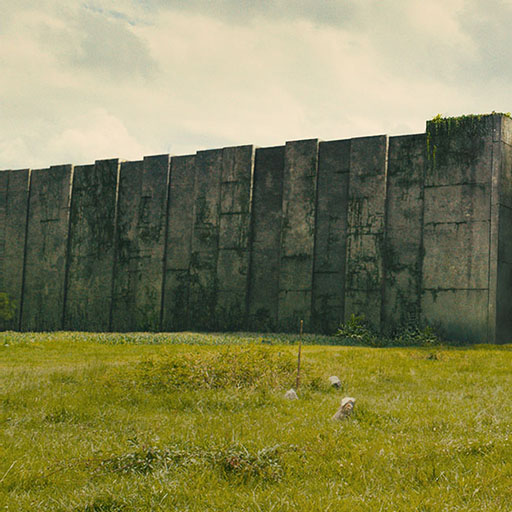
%> input picture HW3/inputs/mzrun_color_512.jpg, 512 x 512 px
$ octave Q2_5.m   (GNU Octave 9; MATLAB toolbox functions it lacks are replaced by stand-ins)
%> lines starting %> are read from the running program, lines starting %| are printed output that depends on the picture
filename='inputs/mzrun_color_512.jpg';

im = imread(filename);
%> im is the input picture: size 512x512x3 uint8; mean R, G, B 130.1, 129.5, 84.9

hsv_im = rgb2hsv(im);
%> hsv_im: size 512x512x3 double; mean H, S, V 0.201, 0.394, 0.526
intensity_hsv_im = hsv_im(:,:,3);
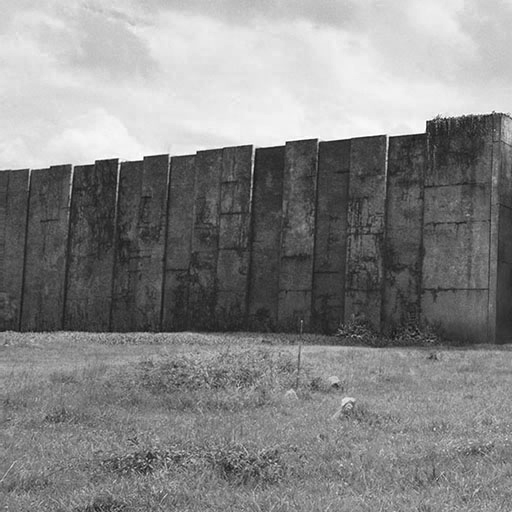
%> intensity_hsv_im: size 512x512 double; min 0.051, max 1, mean 0.526
histeq_hsv = histeq(intensity_hsv_im);
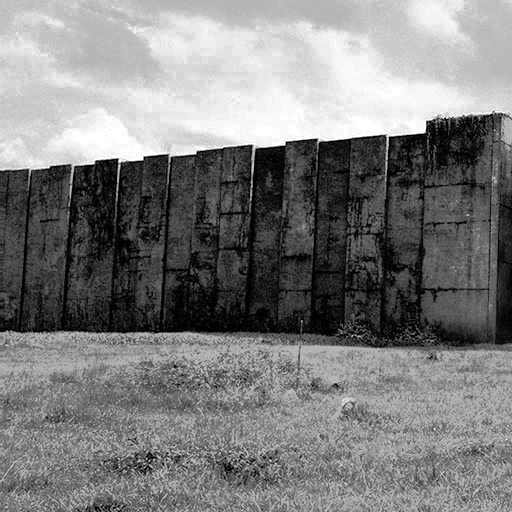
%> histeq_hsv: size 512x512 double; min 0, max 1, mean 0.495
imadjust_hsv = imadjust(intensity_hsv_im);
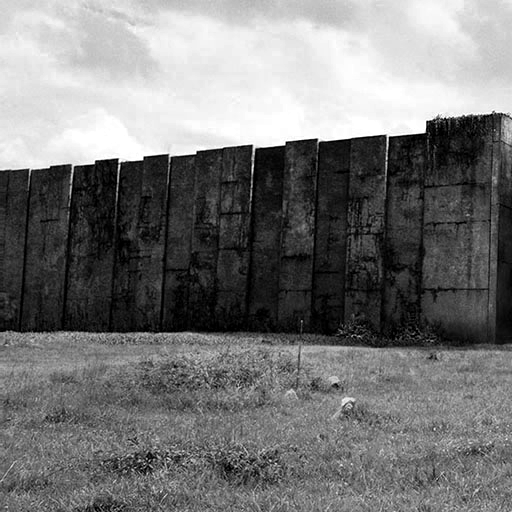
%> imadjust_hsv: size 512x512 double; min 0, max 1, mean 0.468

res_histeq_hsv = zeros(size(hsv_im),'like',hsv_im);
%> res_histeq_hsv: size 512x512x3 double; every value is 0
res_histeq_hsv(:,:,1:2)=hsv_im(:,:,1:2);
%> res_histeq_hsv: size 512x512x3 double; mean H, S, V 0.201, 0.394, 0
res_histeq_hsv(:,:,3)=histeq_hsv;
%> res_histeq_hsv: size 512x512x3 double; mean H, S, V 0.201, 0.394, 0.495

res_imadjust_hsv =  zeros(size(hsv_im),'like',hsv_im);
res_imadjust_hsv(:,:,1:2)=hsv_im(:,:,1:2);
res_imadjust_hsv(:,:,3)=imadjust_hsv;
%> res_imadjust_hsv: size 512x512x3 double; mean H, S, V 0.201, 0.394, 0.468

res_imadjust = hsv2rgb(res_imadjust_hsv);
res_histeq = hsv2rgb(res_histeq_hsv);
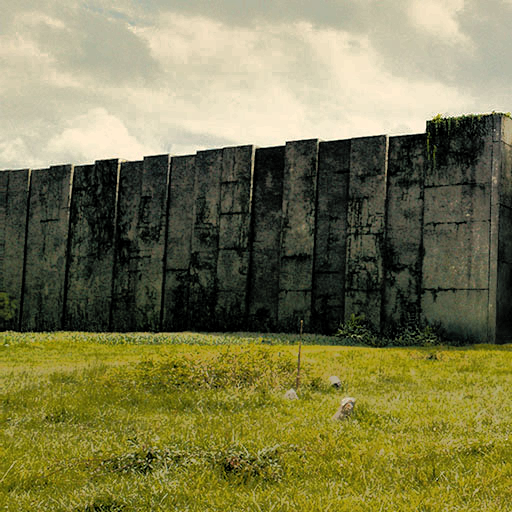
%> res_histeq: size 512x512x3 double; mean R, G, B 0.486, 0.477, 0.306

h=figure;

subplot(1,3,1)
imshow(im)
title('im')

subplot(1,3,2)
imshow(res_histeq)
title('histeq(im)')

subplot(1,3,3)
imshow(res_imadjust)
title('imadjust(im)')

saveas(h,'outputs/Q2/Q2_5_hsv.png');

ycbcr_im = rgb2ycbcr(im);
%> ycbcr_im: size 512x512x3 uint8; mean of channels 1, 2, 3 123, 108.3, 131.4
intensity_ycbcr_im = ycbcr_im(:,:,1);
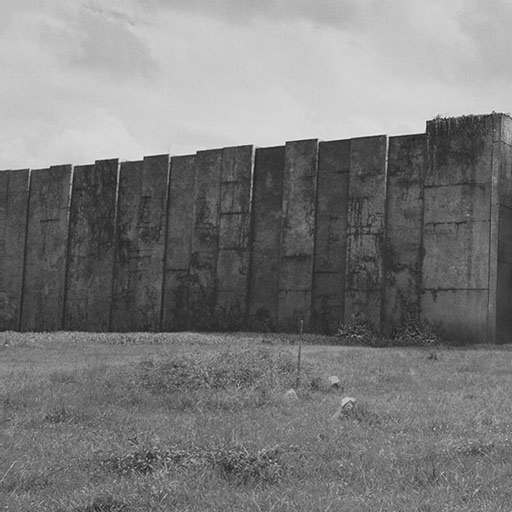
%> intensity_ycbcr_im: size 512x512 uint8; min 24, max 233, mean 123
histeq_ycbcr = histeq(intensity_ycbcr_im);
imadjust_ycbcr = imadjust(intensity_ycbcr_im);

res_histeq_ycbcr = zeros(size(ycbcr_im),'like',ycbcr_im);
%> res_histeq_ycbcr: size 512x512x3 uint8; every value is 0
res_histeq_ycbcr(:,:,2:3)=ycbcr_im(:,:,2:3);
%> res_histeq_ycbcr: size 512x512x3 uint8; mean of channels 1, 2, 3 0, 108.3, 131.4
res_histeq_ycbcr(:,:,1)=histeq_ycbcr;
%> res_histeq_ycbcr: size 512x512x3 uint8; mean of channels 1, 2, 3 126.5, 108.3, 131.4

res_imadjust_ycbcr =  zeros(size(ycbcr_im),'like',ycbcr_im);
res_imadjust_ycbcr(:,:,2:3)=ycbcr_im(:,:,2:3);
res_imadjust_ycbcr(:,:,1)=imadjust_ycbcr;
%> res_imadjust_ycbcr: size 512x512x3 uint8; mean of channels 1, 2, 3 118.3, 108.3, 131.4

res_imadjust = ycbcr2rgb(res_imadjust_ycbcr);
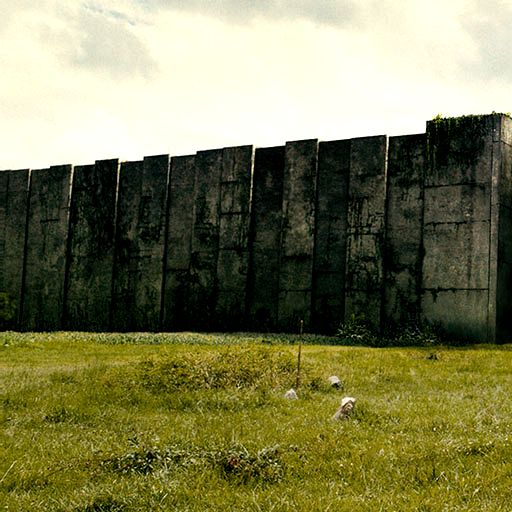
%> res_imadjust: size 512x512x3 uint8; mean R, G, B 121.9, 122.4, 81.7
res_histeq = ycbcr2rgb(res_histeq_ycbcr);
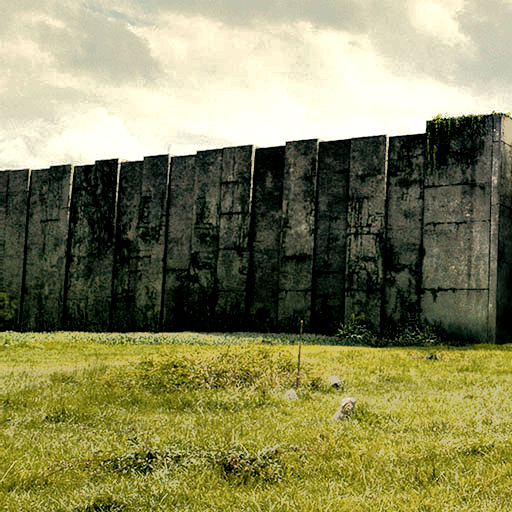
%> res_histeq: size 512x512x3 uint8; mean R, G, B 133.5, 133.1, 90.5

h=figure;

subplot(1,3,1)
imshow(im)
title('im')

subplot(1,3,2)
imshow(res_histeq)
title('histeq(im)')

subplot(1,3,3)
imshow(res_imadjust)
title('imadjust(im)')

saveas(h,'outputs/Q2/Q2_5_ycbcr.png');

$ run again, with HW3/inputs/nrg_512.tif saved as HW3/inputs/mzrun_color_512.jpg
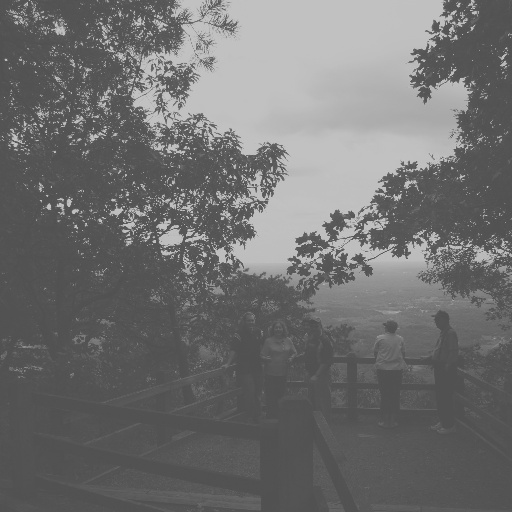
%> input picture HW3/inputs/nrg_512.tif, 512 x 512 px
%> im is the input picture: size 512x512x3 uint8; min 74, max 201, mean 112.2
%> hsv_im: size 512x512x3 double; mean H, S, V 0, 0, 0.44
%> `imadjust_hsv = imadjust(intensity_hsv_im);`:
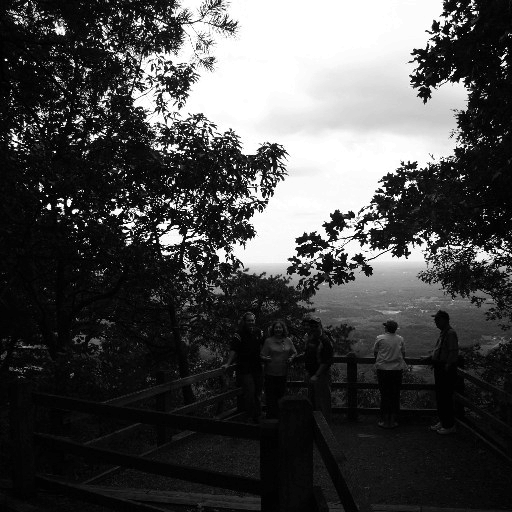
%> imadjust_hsv: size 512x512 double; min 0, max 1, mean 0.285
%> res_imadjust_hsv: size 512x512x3 double; mean H, S, V 0, 0, 0.285
%> ycbcr_im: size 512x512x3 uint8; mean of channels 1, 2, 3 112.3, 128, 128
%> res_imadjust_ycbcr: size 512x512x3 uint8; mean of channels 1, 2, 3 71.9, 128, 128
%> `res_histeq = ycbcr2rgb(res_histeq_ycbcr);`:
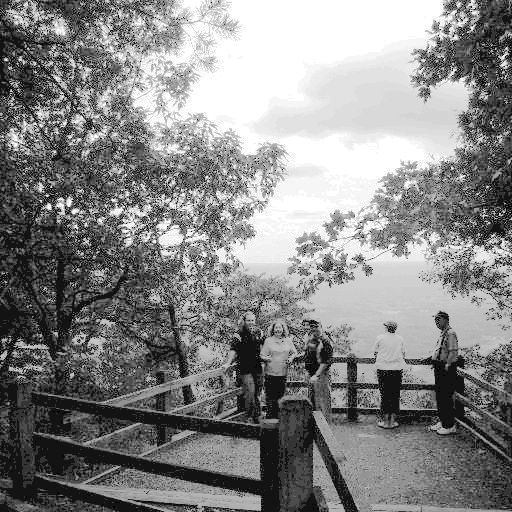
%> res_histeq: size 512x512x3 uint8; min 0, max 255, mean 134.8
